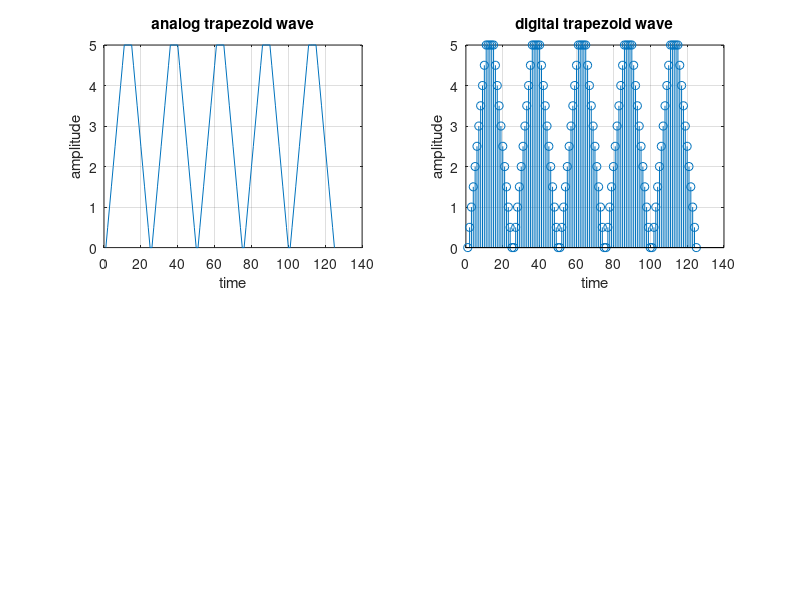

Here is the MATLAB script that generated this plot:
clear all;
close all;
clc;
%generation of various dts%
N=input("enter the number of cycle");
M=input("enter the amplitude");
n1=0:0.5:M;
n2=M;
n3=M;
n4=M;
n5=M:-0.5:0;
n=[];
for i=1:N
    n=[n,n1,n2,n3,n4,n5];
end
subplot(2,2,1);
plot(n) %ct
xlabel('time');
ylabel('amplitude');
title('analog trapezoid wave');grid;
subplot(2,2,2)
stem(n);
xlabel('time');
ylabel('amplitude');
title('digital trapezoid wave');grid;